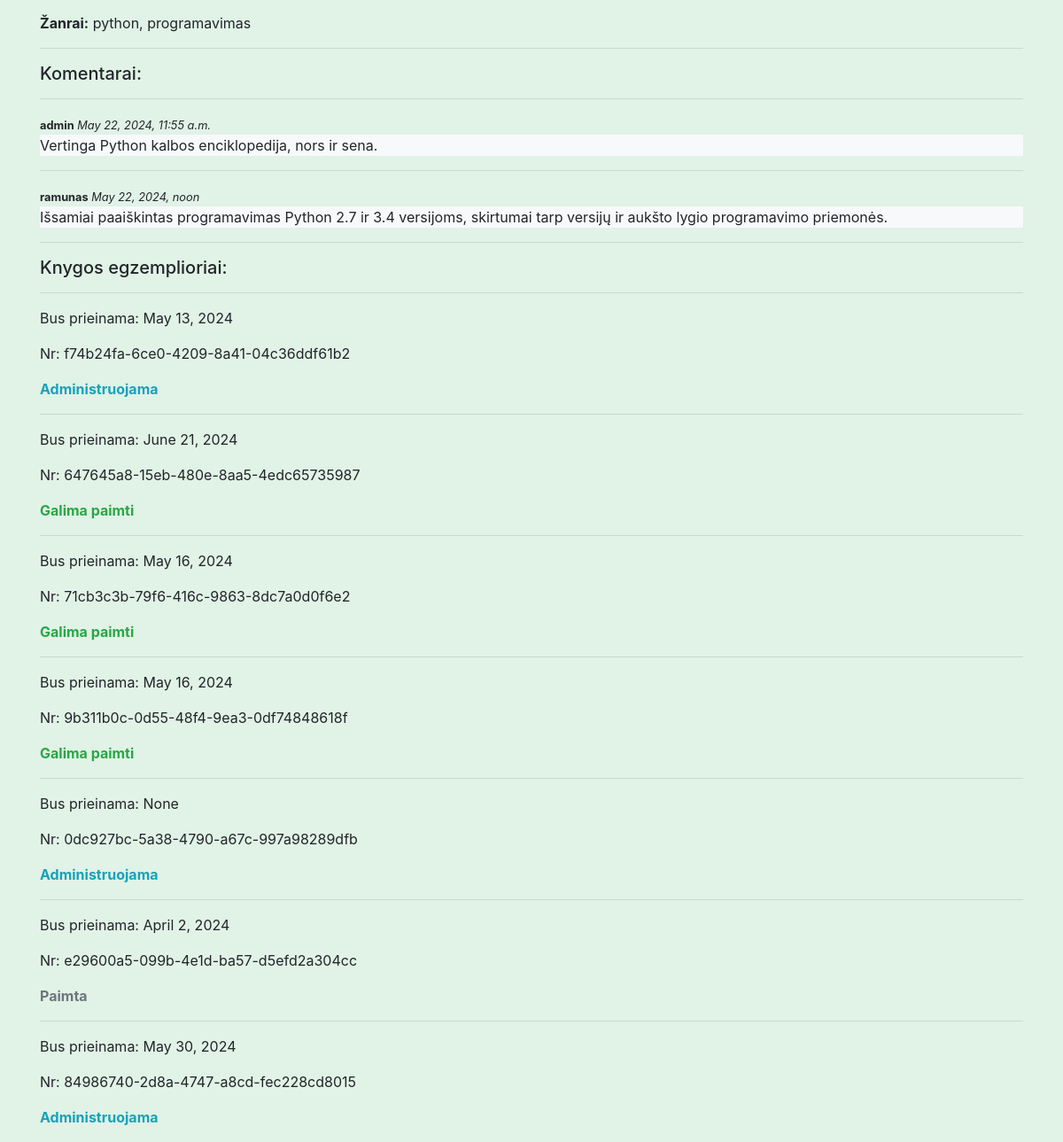
The app's page /library/books/2 (lower part), older data.
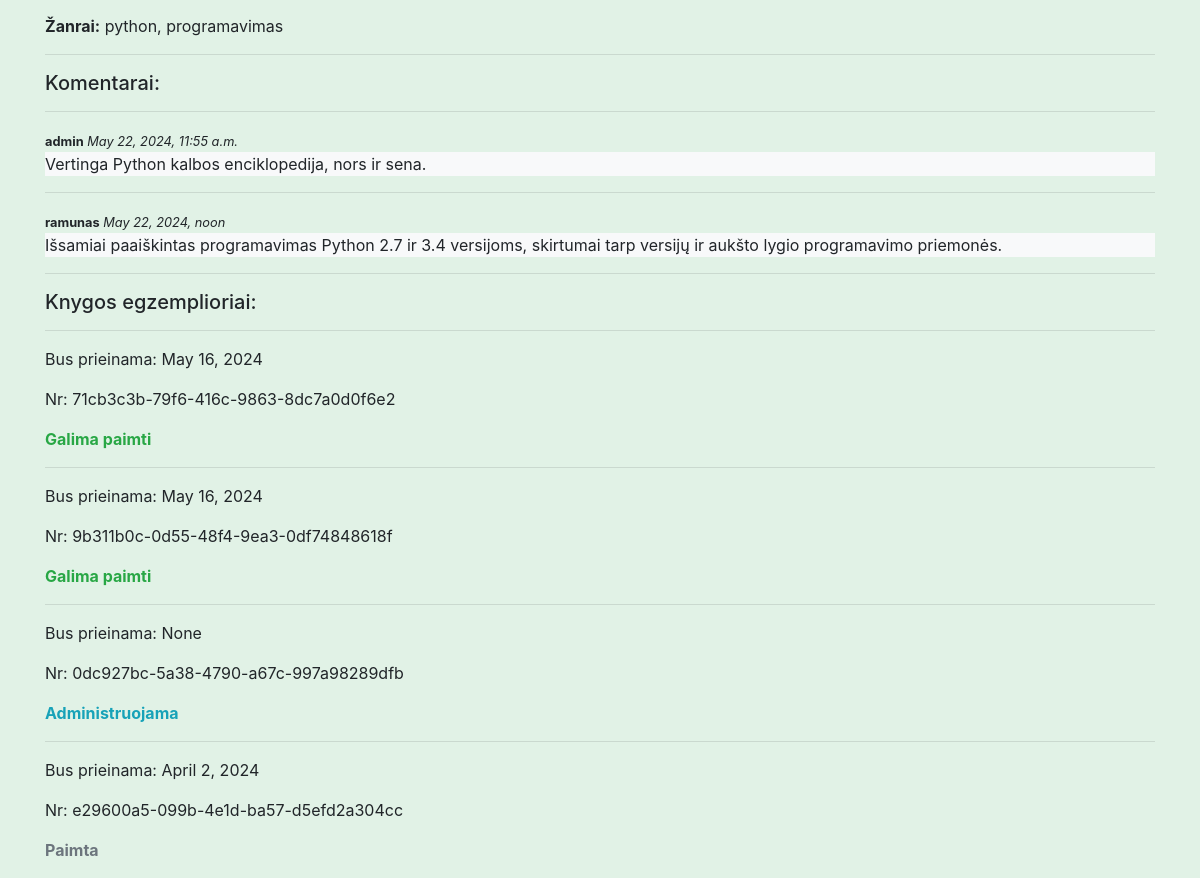
The same page, newer data.
### libraryapp/models.py (models this page shows, shortened)
class Book(models.Model):
    title = models.CharField('Pavadinimas', max_length=150)
    summary = models.TextField('Aprašymas', max_length=1000)
    isbn = models.CharField('ISBN', max_length=13)
    author = models.ForeignKey(Author, on_delete=models.SET_NULL, null=True)
    genre = models.ManyToManyField(Genre, blank=True)
    cover = models.ImageField('Viršelis', upload_to='covers', null=True, blank=True)
    def display_genres(self):
        return ', '.join(elem.name for elem in self.genre.all())

class Genre(models.Model):
    name = models.CharField("Žanrai", max_length=15, help_text='Įveskite knygos žanrą/us')
    class Meta:
        verbose_name = 'Žanras'  # skilties pavadinimas vienaskaita
        verbose_name_plural = 'Žanrai'  # skilties pavadinimas daugiskaita

class BookReview(models.Model):
    date_created = models.DateTimeField(auto_now_add=True)
    content = models.TextField('Atsiliepimas', max_length=2000)
    book = models.ForeignKey(Book, on_delete=models.CASCADE,
                             blank=True)  # blank True, nes formoje nerodysim pasirinkimo knygos
    reviewer = models.ForeignKey(User, on_delete=models.SET_NULL, null=True, blank=True)

class BookInstance(models.Model):
    id = models.UUIDField(primary_key=True, default=uuid.uuid4)
    due_back = models.DateField('Bus prieinama', null=True, blank=True)
    book = models.ForeignKey(Book, on_delete=models.CASCADE)
    reader = models.ForeignKey(User, on_delete=models.SET_NULL, null=True, blank=True)
    LOAN_STATUS = (
        ('a', 'Administruojama'),
        ('p', 'Paimta'),
        ('g', 'Galima paimti'),
        ('r', 'Rezervuota')
    )
    status = models.CharField(
        max_length=1,
        choices=LOAN_STATUS,
        blank=True,  # blank - galimas tuščias laukas formoj
        default='a',
        help_text='Knygos kopijos statusas'
    )

### libraryapp/views.py (the view, shortened to what this page needs)
# urls.py: path('books/<int:pk>', views.BookDetailView.as_view(), name='book-one'),
class BookDetailView(generic.edit.FormMixin, generic.DetailView):
    model = Book
    context_object_name = 'book'  # book - standartinis kintamojo template pavadinimas,sukuriamas django
    template_name = 'book.html'
    form_class = BookReviewForm

### libraryapp/models.py (called while the page is built)
    def __str__(self):
        return f'{self.last_name} {self.first_name}'

### libraryapp/templates/book.html (shortened to what this page needs)
{% extends "base.html" %}
{% load static %}
{% block content %}
<p><b>Žanrai:</b> {{ book.display_genres }} </p>
<hr/>
<h5>Komentarai:</h5>
{% if book.bookreview_set.all %}
    {% for review in book.bookreview_set.all %}
        <hr/>
<small><b>{{ review.reviewer }}</b> <em>{{ review.date_created }}</em></small>
        <p class="bg-light">{{ review.content }}</p>
    {% endfor %}
{% else %}
    <p>Knyga komentarų neturi...</p>
{% endif %}
<hr/>
<h5>Knygos egzemplioriai:</h5>
{% for bookinst_o in book.bookinstance_set.all %}
    <hr/>
    <p>Bus prieinama: {{ bookinst_o.due_back }}</p>
    <p>Nr: {{ bookinst_o.id }}</p>
    <p class="{% if bookinst_o.status == 'a' %} text-info
              {% elif bookinst_o.status == 'g' %} text-success
              {% elif bookinst_o.status == 'r' %} text-warning
              {% elif bookinst_o.status == 'p' %} text-muted
              {% endif %}
    ">
        <b>{{ bookinst_o.get_status_display }}</b>
    </p>
{% endfor %}
{% endblock %}

### libraryapp/templates/base.html (shortened to what this page needs)
<!DOCTYPE html>
<html lang="en">
  <head>
    <link
      rel="stylesheet"
      href="https://stackpath.bootstrapcdn.com/bootstrap/4.1.3/css/bootstrap.min.css"
    />
    <link
      rel="stylesheet"
      href="https://cdnjs.cloudflare.com/ajax/libs/font-awesome/4.7.0/css/font-awesome.min.css"
    />
    {% load static %}
    <link rel="stylesheet" href="{% static 'css/styles.css' %}" />
  </head>
  <body>
    <div class="container">{% block content %}{% endblock %}</div>
  </body>
</html>

### libraryapp/static/css/styles.css (style rules this page uses)
body { background-color: #e1f2e6; }

Row changes from the older to the newer data that the page shows:
removed BookInstance: due_back "May 13, 2024", id "f74b24fa-6ce0-4209-8a41-04c36ddf61b2", status "Administruojama"
removed BookInstance: due_back "June 21, 2024", id "647645a8-15eb-480e-8aa5-4edc65735987", status "Galima paimti"
removed BookInstance: due_back "May 30, 2024", id "84986740-2d8a-4747-a8cd-fec228cd8015", status "Administruojama"
